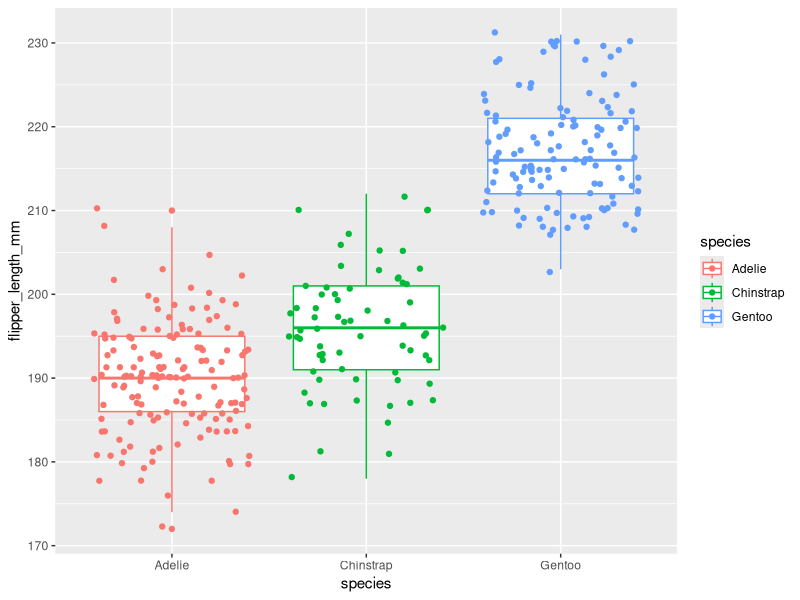
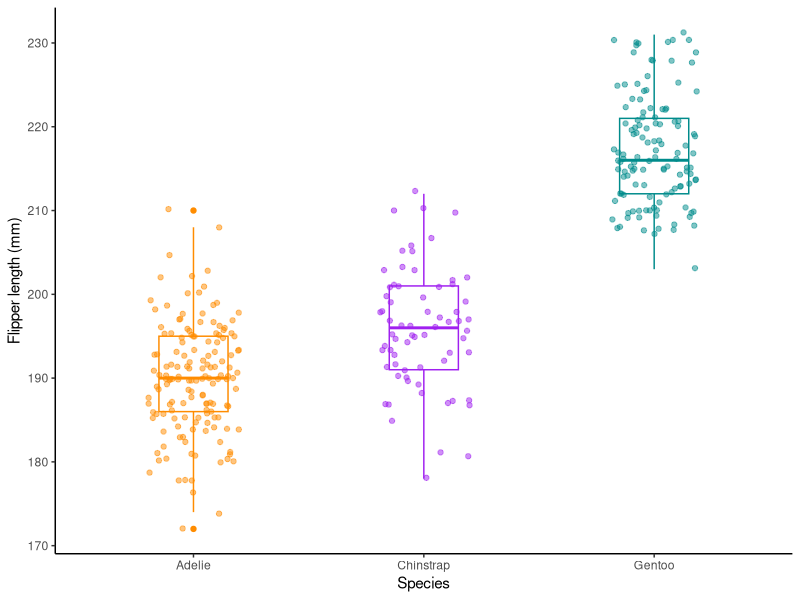

Reproduce these figures in R, in order.
## ---- chunk 1
#| echo: false
#| fig-width: 9
#| fig-dpi: 300
#| fig-align: center
#| fig-asp: 0.7
#| fig-alt: "A box-and-whiskers plot of flipper length in millimeters by penguin species."
#| layout-valign: center
library(tidyverse)
library(palmerpenguins)

ggplot(data = penguins,
       aes(x = species, 
           y = flipper_length_mm)) + 
  geom_boxplot(aes(color = species)) +
  geom_jitter(aes(color = species))
## ---- chunk 2
#| echo: false
#| fig-width: 9
#| fig-dpi: 300
#| fig-align: center
#| fig-asp: 0.7
#| fig-alt: "A box-and-whiskers plot of flipper length in millimeters by penguin species."
#| layout-valign: center
library(tidyverse)
library(palmerpenguins)

ggplot(data = penguins,
       aes(x = species, 
           y = flipper_length_mm)) + 
  geom_boxplot(aes(color = species), 
               width = 0.3, 
               show.legend = FALSE) +
  geom_jitter(aes(color = species), 
              alpha = 0.5, 
              show.legend = FALSE, 
              position = position_jitter(width = 0.2, 
                                         seed = 0)) +
  scale_color_manual(values = c("darkorange","purple","cyan4")) +
  labs(x = "Species",
       y = "Flipper length (mm)") + 
  theme_classic()
